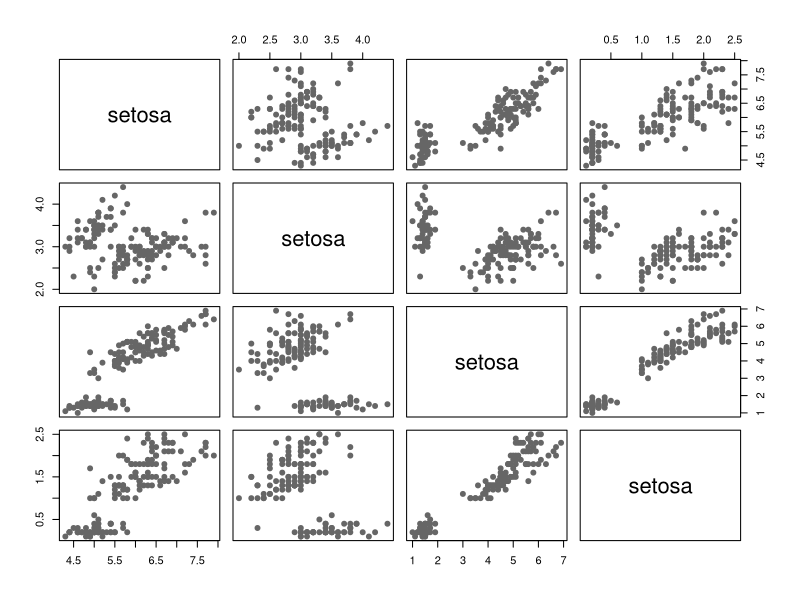
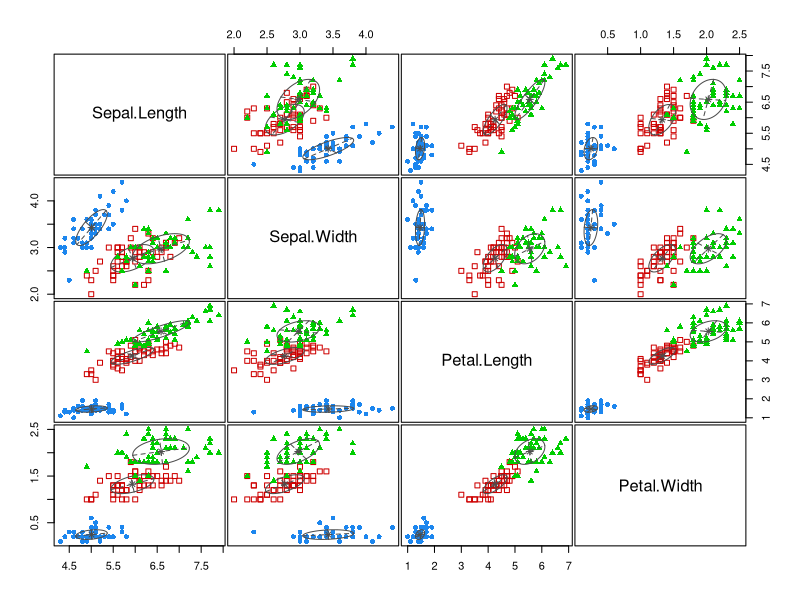

Write R code to recreate these figures, in order.
## https://stats.stackexchange.com/questions/111145/how-to-fit-mixture-model-for-clustering
set.seed(999)
data(iris)
class <- iris$Species
X <- iris[,1:4]

plot(X,class,  pch = 19, col = "gray40")


library("mclust")
mod2 <- MclustDA(X, class, modelType = "EDDA")
plot(mod2, what = "scatterplot")
